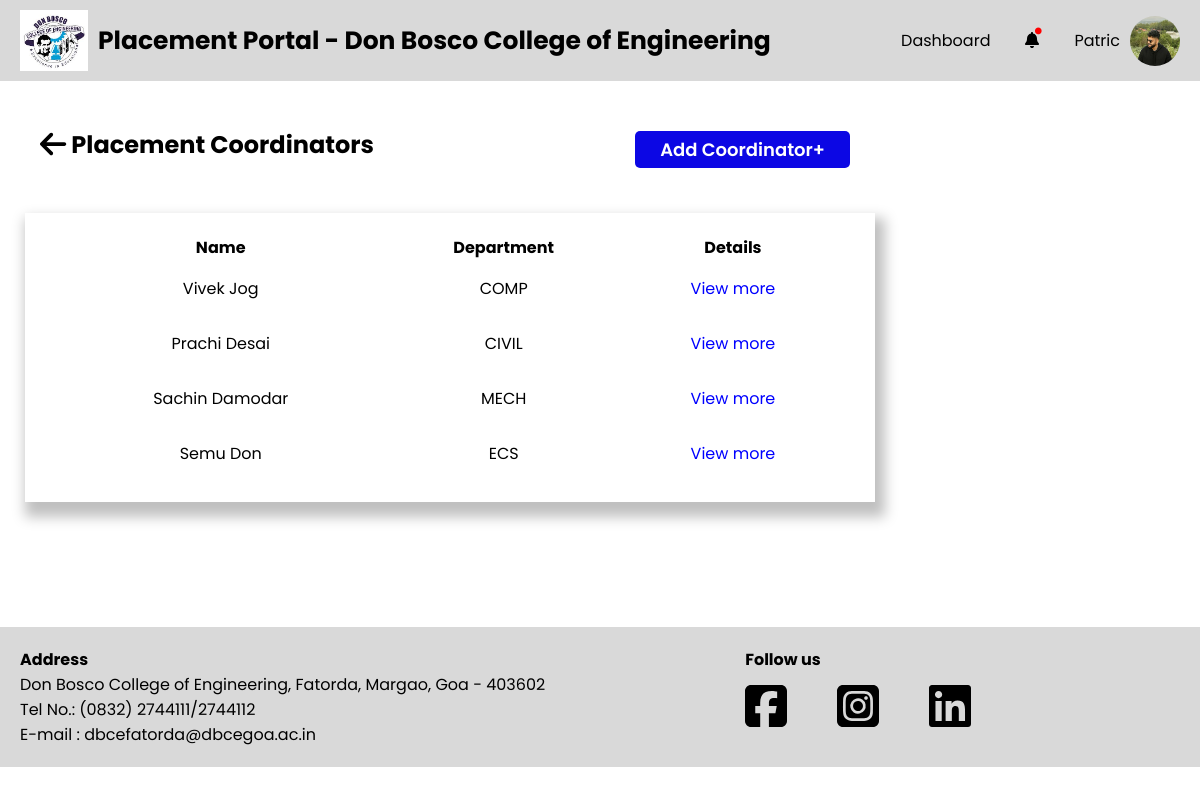
The app's page /PlacementCoordinator/Placement-Coordinator.php (signed in), older data.
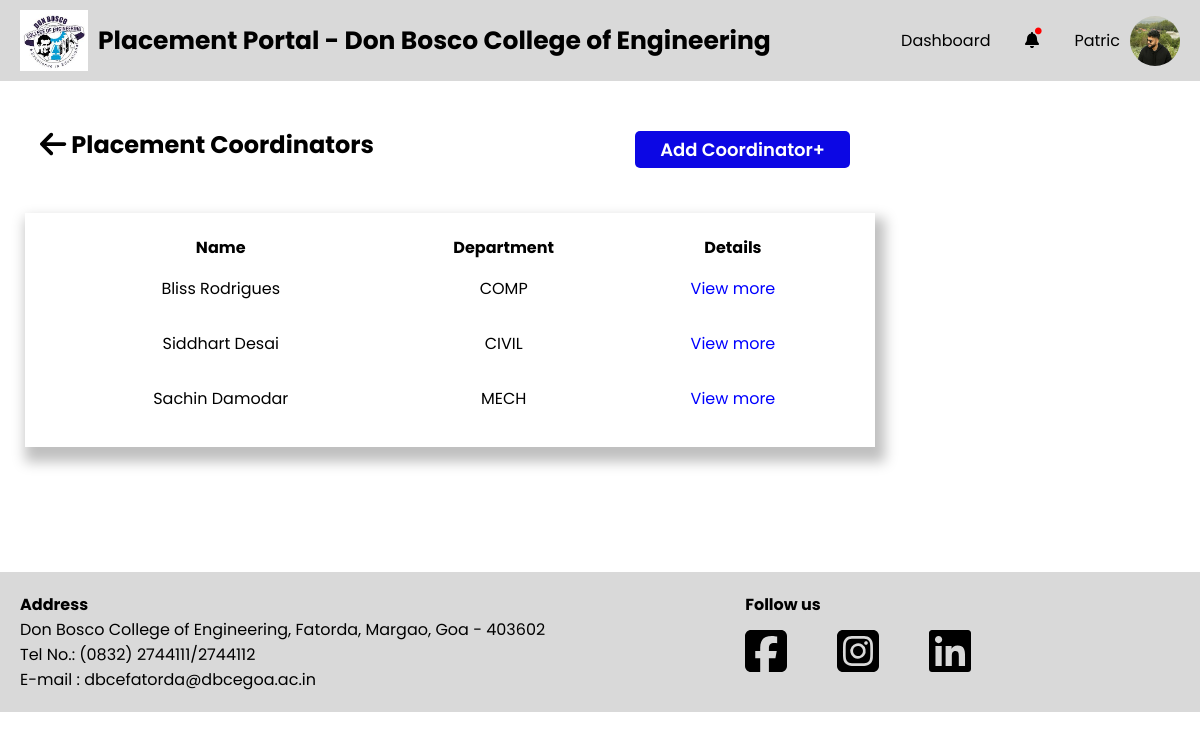
The same page, newer data.
### tables this page shows
CREATE TABLE `placementcoordinator` (
  `PC_Email` varchar(255) NOT NULL,
  `PC_Fname` varchar(255) NOT NULL,
  `PC_Mname` varchar(255) NOT NULL,
  `PC_Lname` varchar(255) NOT NULL,
  `PC_Password` varchar(255) NOT NULL,
  `PC_Contact_no` varchar(20) NOT NULL,
  `PC_Profile_pic` varchar(255) NOT NULL,
  `PC_Dept_id` int(11) DEFAULT NULL,
  `PC_Status` enum('active','inactive') NOT NULL DEFAULT 'active'
);

CREATE TABLE `department` (
  `Dept_id` int(11) NOT NULL,
  `Dept_name` varchar(255) NOT NULL
);

### PlacementCoordinator/tpo-utility-functions.php (the view, shortened to what this page needs)
<?php
function getPlacementCoordinators(){
    global $conn;
    $fetchPlacementCoordinatorsQuery = "SELECT p.PC_Email as pcemail,p.PC_Lname as lname,p.PC_Fname as fname,d.Dept_name as dname from placementcoordinator as p INNER JOIN department as d ON d.Dept_id = p.PC_Dept_id";
    $fetchPlacementCoordinators = $conn->prepare($fetchPlacementCoordinatorsQuery);
    $fetchPlacementCoordinators->execute();
    $result = $fetchPlacementCoordinators->get_result();
    while ($row = $result->fetch_assoc()) {
        echo '<tr>
                <td>'.$row["fname"].' '.$row["lname"].'</td>
                <td>'.$row["dname"].'</td>
                <td><a href="./Placement-Coordinator-Details.php?pcemail='.$row["pcemail"].'">View more</a></td>
              </tr>';
    }
}

Row changes from the older to the newer data that the page shows:
removed placementcoordinator: PC_Fname "Semu", PC_Lname "Don", PC_Dept.Dept_name "ECS"
changed placementcoordinator "COMP": PC_Fname "Vivek" → "Bliss"; PC_Lname "Jog" → "Rodrigues"
changed placementcoordinator "Desai": PC_Fname "Prachi" → "Siddhart"
